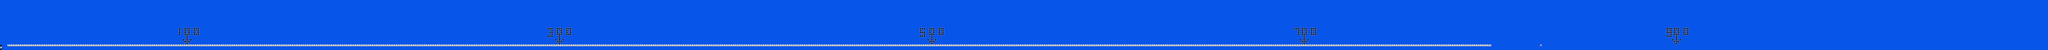

Below is a game level as drawn by its tile map, then a one-line description and the .tmx that defines it (tile-layer data replaced by summaries):
An orthogonal 1100x27 tile map with 16x16 px tiles, 2 tile layers (SP, ...), 2 tilesets.

<map version="1.10" tiledversion="1.10.2" orientation="orthogonal" renderorder="right-down" width="1100" height="27" tilewidth="16" tileheight="16" infinite="0" nextlayerid="3" nextobjectid="1">
 <editorsettings>
  <chunksize width="16" height="27" />
  <export target="../LEVELS/LEVEL DATA/test4.csv" format="csv" />
 </editorsettings>
 <tileset firstgid="1" name="famidash" tilewidth="16" tileheight="16" tilecount="256" columns="16">
  <image source="../GRAPHICS/famidash.bmp" width="256" height="256" />
 </tileset>
 <tileset firstgid="257" name="sprites" tilewidth="16" tileheight="16" tilecount="256" columns="16">
  <image source="../GRAPHICS/sprites.png" width="256" height="256" />
 </tileset>
 <layer id="1" width="1100" height="27">
  <data>[29700 cells, 29700 non-empty, 2 distinct tile ids]</data>
 </layer>
 <layer id="2" name="SP" width="1100" height="27">
  <data>[29700 cells, 801 non-empty, 5 distinct tile ids]</data>
 </layer>
</map>
